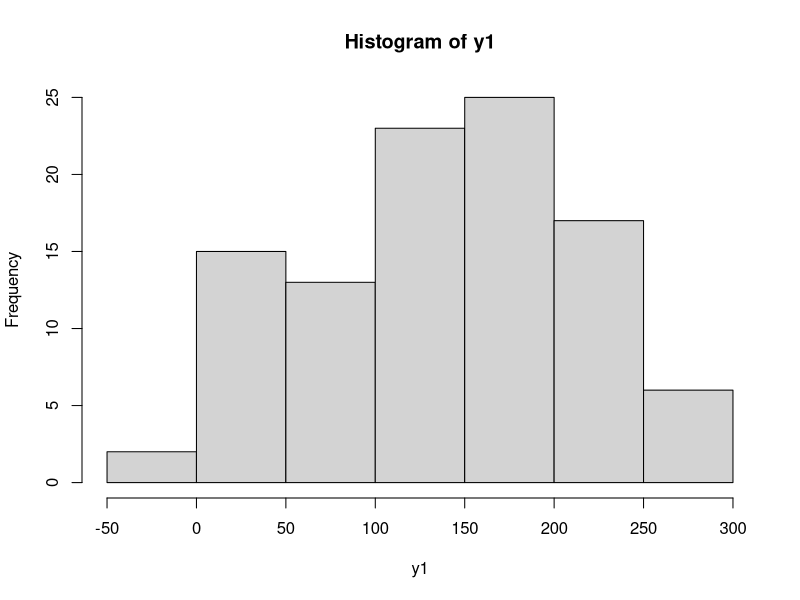
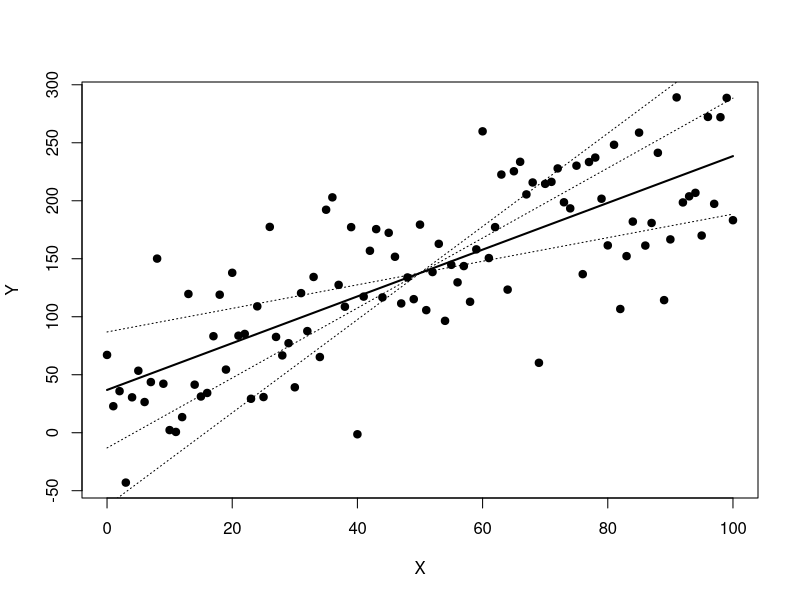
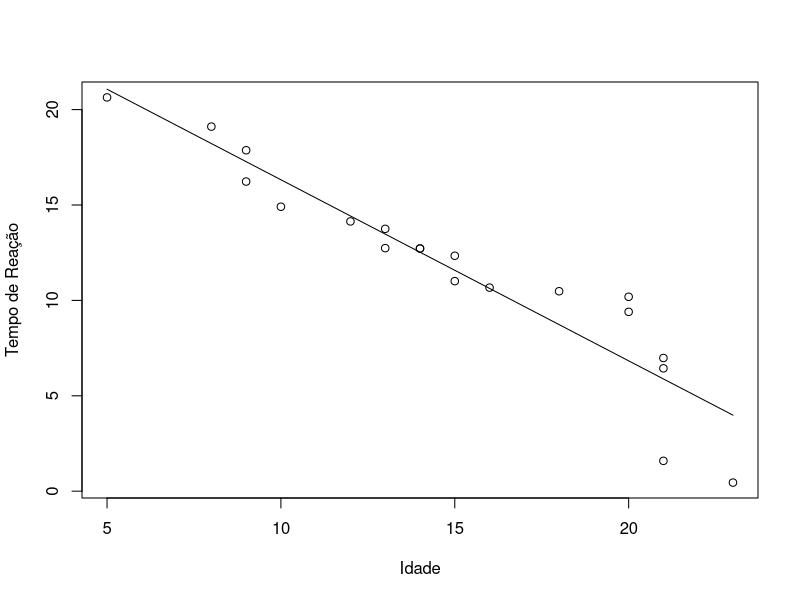
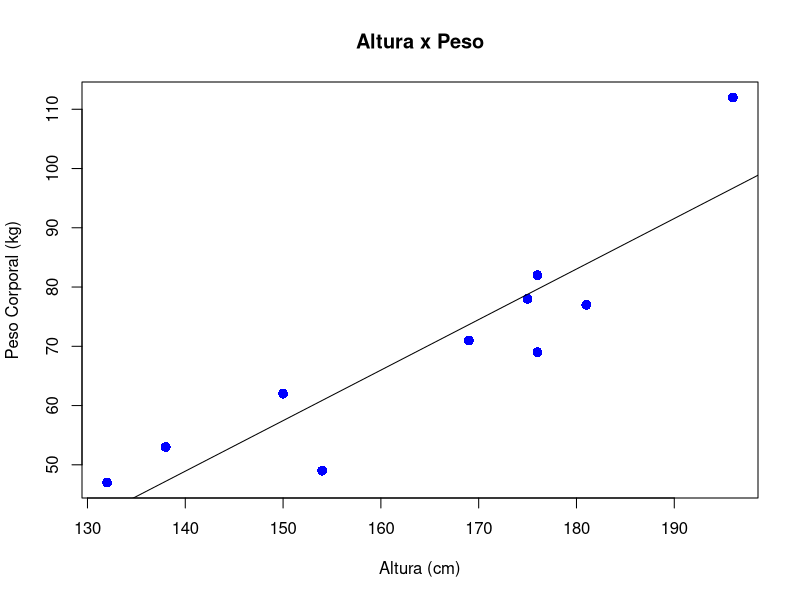
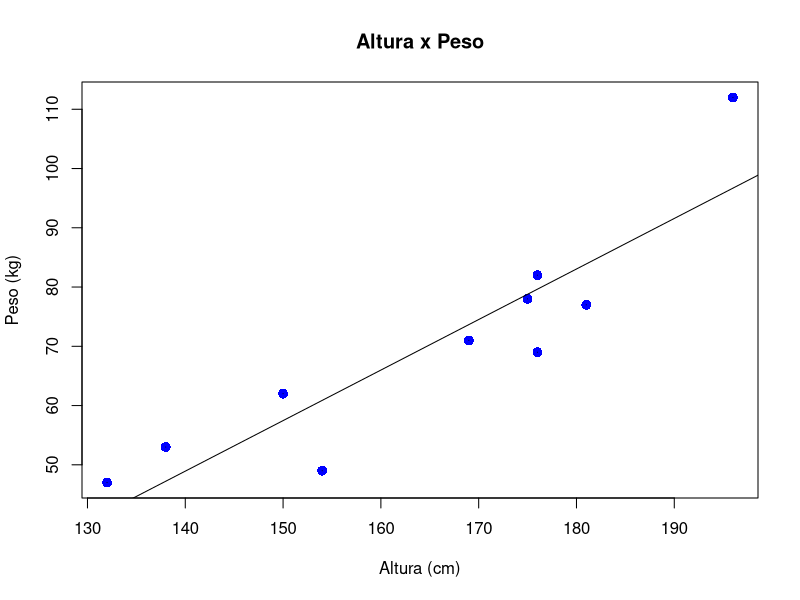
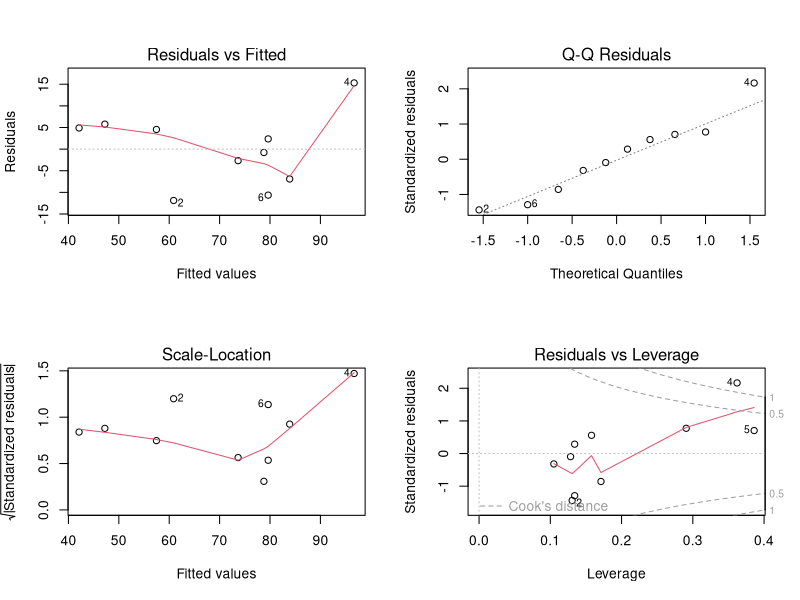

Recreate these plots in R, in order.
# Lista de Exercícios e Solução

# Obs: Caso tenha problemas com a acentuação, consulte este link:
# https://support.rstudio.com/hc/en-us/articles/200532197-Character-Encoding

# Configurando o diretório de trabalho
# Coloque entre aspas o diretório de trabalho que você está usando no seu computador
# Não use diretórios com espaço no nome
setwd("C:/FCD/BigDataRAzure/Cap12")
getwd()


## Exercício 1 - Massa de dados aleatória

# Criando a massa de dados (apesar de aleatória, y possui 
# uma relação com os dados de x)
x <- seq(0, 100)
y <- 2 * x + 35

# Imprimindo as variáveis
x
y

# Gerando uma distribuição normal
y1 <- y + rnorm(101, 0, 50)
y1
hist(y1)

# Crie um plot do relacionamento de x e y1
plot(x, y1, pch = 19, xlab = 'X', ylab = 'Y')

# Crie um modelo de regressão para as duas variáveis x e y1
modelo <- lm(y1 ~ x)
modelo
class(modelo)

# Capture os coeficentes
a <- modelo$coefficients[1]
b <- modelo$coefficients[2]

# Fórmula de Regressão
y2 <- a + b*x

# Visualize a linha de regressão
lines(x, y2, lwd = 2)

# Simulando outras possíveis linhas de regressão
y3 <- (y2[51]-50*(b-1))+(b-1)*x
y4 <- (y2[51]-50*(b+1))+(b+1)*x
y5 <- (y2[51]-50*(b+2))+(b+2)*x
lines(x,y3,lty=3)
lines(x,y4,lty=3)
lines(x,y5,lty=3)


## Exercício 2 - Pesquisa sobre idade e tempo de reação

# Criando os dados
Idade <- c(9,13,14,21,15,18,20,8,14,23,16,21,10,12,20,
           9,13,5,15,21)

Tempo <- c(17.87,13.75,12.72,6.98,11.01,10.48,10.19,19.11,
           12.72,0.45,10.67,1.59,14.91,14.14,9.40,16.23,
           12.74,20.64,12.34,6.44)

# Crie um Gráfico de Dispersão (ScatterPlot)
plot(Idade, Tempo, 
     xlab = 'Idade', 
     ylab = 'Tempo de Reação')

# Crie um modelo de regressão
modelo <- lm(Tempo ~ Idade)
modelo

# Calcule a reta de regressão
y <- a + b*x
reta <- 25.8134 - 0.9491 * Idade

# Crie o gráfico da reta
lines(Idade,reta)


# Exercício 3 - Relação entre altura e peso

# Criando os dados
alturas = c(176, 154, 138, 196, 132, 176, 181, 169, 150, 175)
pesos = c(82, 49, 53, 112, 47, 69, 77, 71, 62, 78)

plot(alturas, pesos, pch = 16, cex = 1.3, col = "blue", 
     main = "Altura x Peso", 
     ylab = "Peso Corporal (kg)", 
     xlab = "Altura (cm)")

# Crie o modelo de regressão
modelo <- lm(pesos ~ alturas)

# Visualizando o modelo
modelo
summary(modelo)

# Gere a linha de regressão
abline(-70.4627, 0.8528)

# Faça as previsões de pesos com base na nova lista de alturas
alturas2 = data.frame(c(179, 152, 134, 197, 131, 178, 185, 162, 155, 172))
previsao <- predict(modelo, alturas2)
previsao

# Plot
plot(alturas, pesos, pch = 16, cex = 1.3, 
     col = "blue", 
     main = "Altura x Peso", 
     ylab = "Peso (kg)", 
     xlab = "Altura (cm)")

# Construindo a linha de regressão
abline(lm(pesos ~ alturas)) 

# Obtendo o tamanho de uma das amostras de dados
num <- length(alturas)
num

# Gerando um gráfico com os valores residuais
for (k in 1: num)  
  lines(c(alturas[k], alturas[k]), 
        c(pesos[k], pesos[k]))

# Gerando gráficos com a distribuição dos resíduos
par(mfrow = c(2,2))
plot(modelo)

